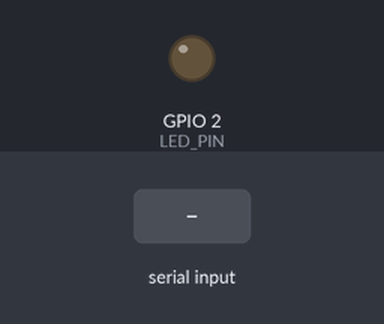
A program run on a simulated ESP32. On the bench: output pins drawn as LEDs (lit = HIGH). Inputs (shaded band) come from the test bench. What the program prints to the serial monitor is not drawn.

Above: at 1.3 s.
1.4 s: "1" received over the second serial link
At 2.6 s:
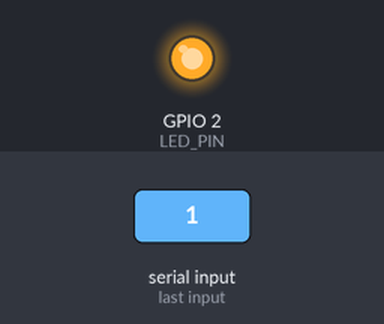
2.9 s: "0" received over the second serial link
At 3.8 s:
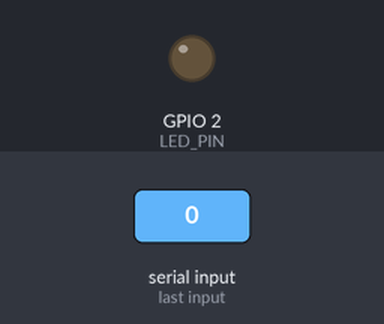
4.4 s: "2" received over the second serial link
At 4.9 s:
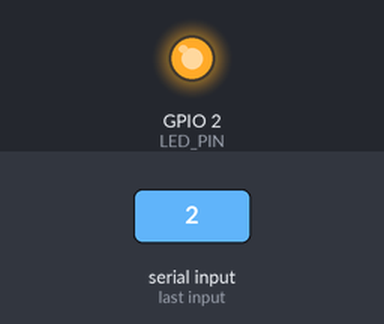
Timing chart, 0 to 7.4 s (numbered marks = the images above; inputs shaded):
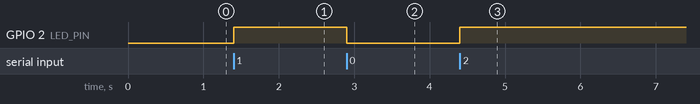

Measured:
- after the input at 1.4 s, GPIO 2 (LED_PIN): LOW → HIGH at once
- after the input at 2.9 s, GPIO 2 (LED_PIN): HIGH → LOW at once
- after the input at 4.4 s, GPIO 2 (LED_PIN): LOW → HIGH at once

The program:

main.cpp
```cpp
/**
 * AccuEnergy — ESP32 transparent UART bridge
 *
 * STM32H743 LPUART1 (460800 8N1)
 *   TX → GPIO16 (ESP32 UART2 RX)
 *   RX ← GPIO17 (ESP32 UART2 TX)  [opcional — para futuros comandos]
 *
 * USB Serial (UART0) → PC @ 460800 baud
 *
 * Frames do STM32 (protocolo binário) — análise bifásica:
 *   0x01 Power F1 : AB CD 01 + 6×f32 + N(u8) + step(u8) + 128×2×i32 + EF FE = 1055 bytes @ ~15 Hz
 *   0x02 Harm  F1 : AB CD 02 + 2×f32 + 100×f32  + EF FE = 413 bytes @ ~1.5 Hz
 *   0x03 Power F2 : AB CD 03 + (mesmo layout 0x01)       = 1055 bytes @ ~15 Hz
 *   0x04 Harm  F2 : AB CD 04 + (mesmo layout 0x02)       = 413 bytes @ ~1.5 Hz
 *   '#' lines     : debug ASCII, passadas integralmente ao PC
 *
 * A ponte é transparente (byte-a-byte), então os 4 tipos passam sem alteração
 * de lógica — só foram ampliados os buffers para o rajada bifásica (até ~3.3 KB
 * por janela: 0x01+0x03+0x02+0x04).
 *
 * LED onboard (GPIO2) pisca ao receber dados do STM32.
 */

#include <Arduino.h>

static constexpr uint32_t STM32_BAUD = 460800;
static constexpr uint32_t PC_BAUD    = 460800;
static constexpr int      UART2_RX   = 16;
static constexpr int      UART2_TX   = 17;
static constexpr int      RX_BUF_SZ  = 4096;  // bifásico: rajada até ~1.9 KB/janela
static constexpr int      TX_BUF_SZ  = 4096;
static constexpr uint8_t  LED_PIN    = 2;
static constexpr uint32_t LED_PERIOD = 60;     // ms — pisca ~16 Hz no pico

static uint8_t  xBuf[2048];
static uint32_t lastLedToggle = 0;
static bool     ledState      = false;
static uint32_t bytesTotal    = 0;

void setup() {
    pinMode(LED_PIN, OUTPUT);
    digitalWrite(LED_PIN, LOW);

    // USB Serial → PC
    Serial.begin(PC_BAUD);

    // UART2 ← STM32
    Serial2.setRxBufferSize(RX_BUF_SZ);
    Serial2.setTxBufferSize(TX_BUF_SZ);
    Serial2.begin(STM32_BAUD, SERIAL_8N1, UART2_RX, UART2_TX);

    // Aguarda USB Serial estabilizar
    delay(100);
    Serial.println("# [ESP32] AccuEnergy bridge OK (bifasico 0x01-0x04) — aguardando STM32...");
}

void loop() {
    // Drena UART2 → USB Serial em blocos
    int avail = Serial2.available();
    if (avail > 0) {
        int chunk = (avail > (int)sizeof(xBuf)) ? (int)sizeof(xBuf) : avail;
        size_t n  = Serial2.readBytes(xBuf, chunk);
        if (n > 0) {
            Serial.write(xBuf, n);
            bytesTotal += n;

            // Toggle LED a cada LED_PERIOD ms enquanto há fluxo
            uint32_t now = millis();
            if (now - lastLedToggle >= LED_PERIOD) {
                lastLedToggle = now;
                ledState      = !ledState;
                digitalWrite(LED_PIN, ledState ? HIGH : LOW);
            }
        }
    }

    // Passa comandos do PC → STM32 (futuro uso: calibração remota, etc.)
    if (Serial.available()) {
        int n = Serial.available();
        if (n > (int)sizeof(xBuf)) n = (int)sizeof(xBuf);
        Serial.readBytes(xBuf, n);
        Serial2.write(xBuf, n);
    }
}
```
